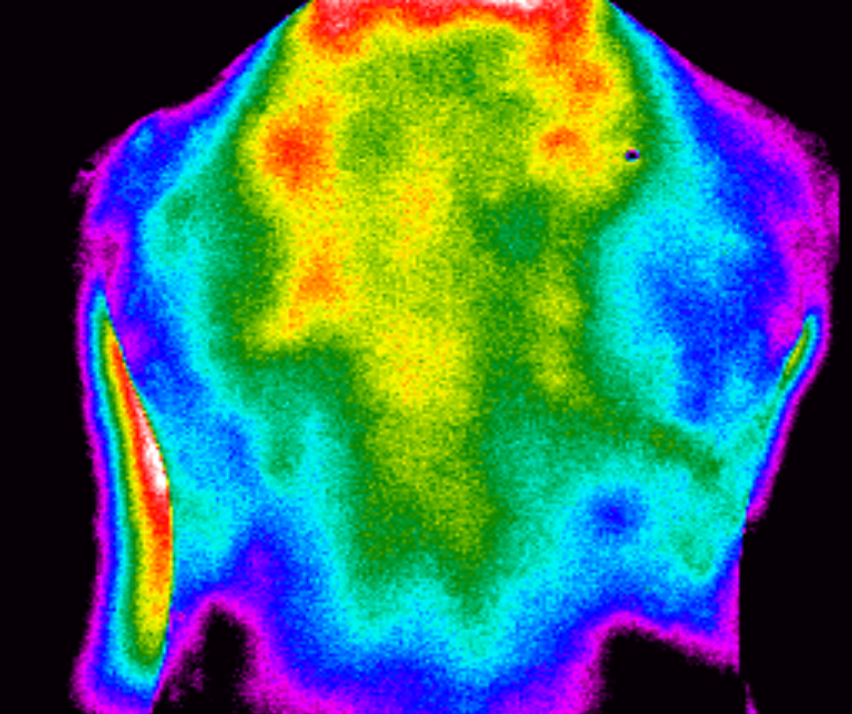
#> input picture 07-06-2020/inflammation.png, 852 x 714 px
$ jupyter execute 'Circle the Lung Inflammation Area.ipynb'   (shell and % lines are left out)
#> lines starting #> are read from the running program, lines starting #| are printed output that depends on the picture; after the words box and inside, x2 and y2 are one past the last pixel; in counts of white or black regions, pixels touching at a corner belong together
[cell 1]
import cv2
import numpy as np
import imutils
from matplotlib import pyplot as plt
from imutils import contours
from skimage import measure

[cell 2]
inflam_body = cv2.imread("inflammation.png")
#> inflam_body is the input picture: shape (714, 852, 3); mean B, G, R 98.8, 108.5, 62.4
normal_body = cv2.imread("normal.png")
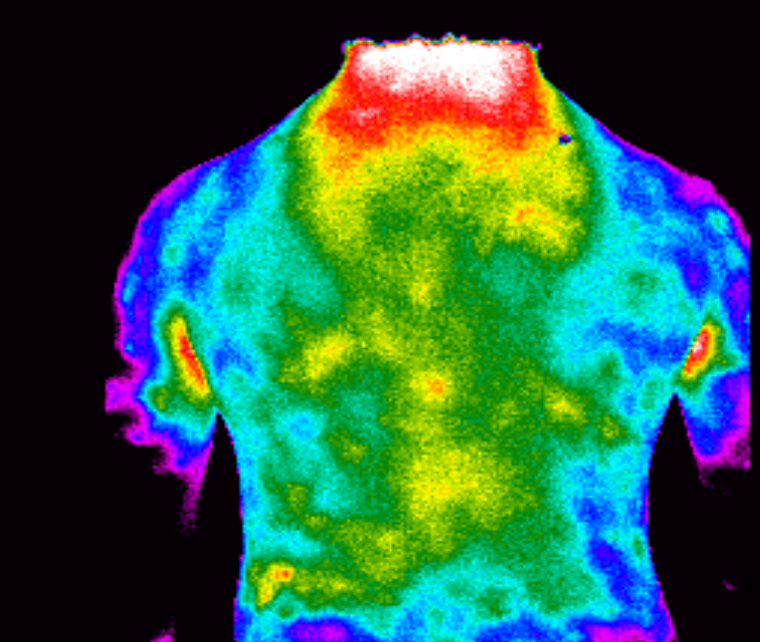
#> input picture 07-06-2020/normal.png, 760 x 642 px
#> normal_body is the input picture: shape (642, 760, 3); mean B, G, R 72.3, 95.1, 42.1

plt.figure(figsize=(20,10))
plt.subplot(121).set_title("Inflammation", size=20), plt.imshow(cv2.cvtColor(inflam_body, cv2.COLOR_BGR2RGB))
plt.subplot(122).set_title("Normal Status", size=20), plt.imshow(cv2.cvtColor(normal_body, cv2.COLOR_BGR2RGB))

plt.show()
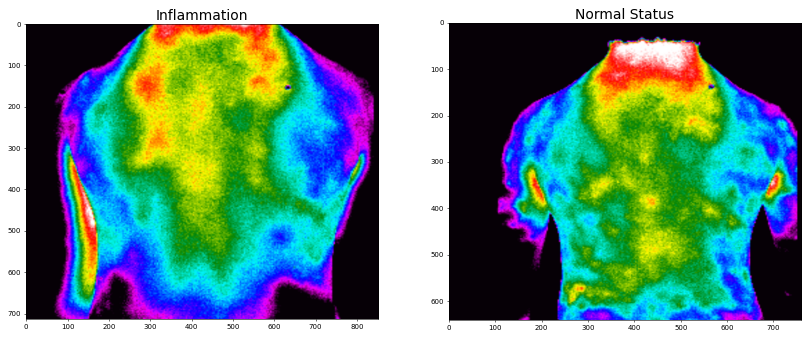
#> figure drawn by matplotlib, 2 panels

[cell 3]
plt.figure(figsize=(10,10))

inflam_lung = inflam_body[75:550, 175:700]

plt.imshow(cv2.cvtColor(inflam_lung, cv2.COLOR_BGR2RGB))
plt.show()

## 通过特定阈值过滤发炎（高温）区域

[cell 4]
plt.figure(figsize=(10,10))

lower = np.uint8([0, 0, 128])
upper = np.uint8([190, 190, 255])
inflam_mask = cv2.inRange(inflam_lung, lower, upper)
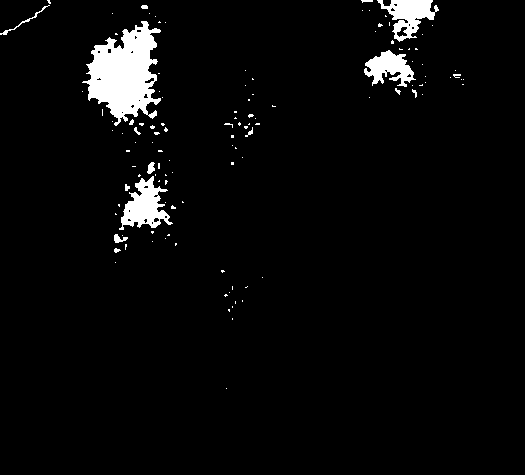
#> inflam_mask: shape (475, 525); 3.7% white; 120 white regions (103 under 20 px), largest, box (x1, y1, x2, y2) and area: (82, 21, 161, 126) 4694, (119, 176, 173, 230) 1428, (377, 0, 439, 42) 1226
cropped = cv2.bitwise_and(inflam_lung, inflam_lung, mask=inflam_mask)
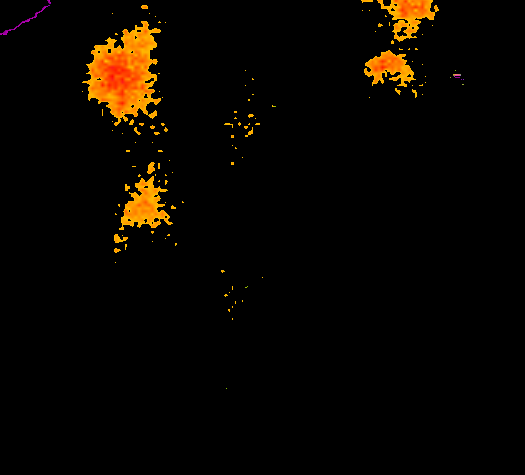
#> cropped: shape (475, 525, 3); mean B, G, R 0.1, 5.3, 9.4

plt.imshow(cv2.cvtColor(cropped, cv2.COLOR_BGR2RGB))
plt.show()

## 转换为灰度图片并使用高斯模糊降噪和光滑图片

[cell 5]
plt.figure(figsize=(10,10))

gray = cv2.cvtColor(cropped, cv2.COLOR_BGR2GRAY)
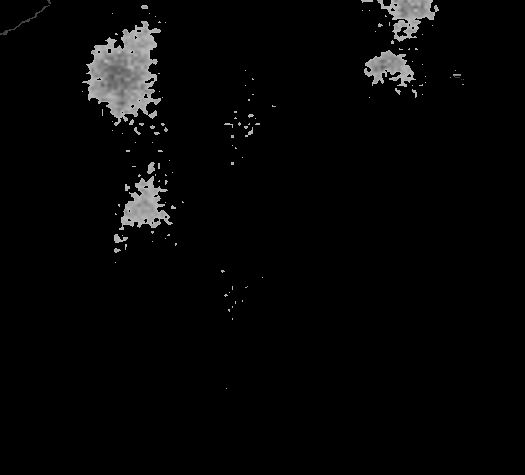
#> gray: shape (475, 525); min 0, max 188, mean 6
blurred = cv2.GaussianBlur(gray, (11, 11), 0)
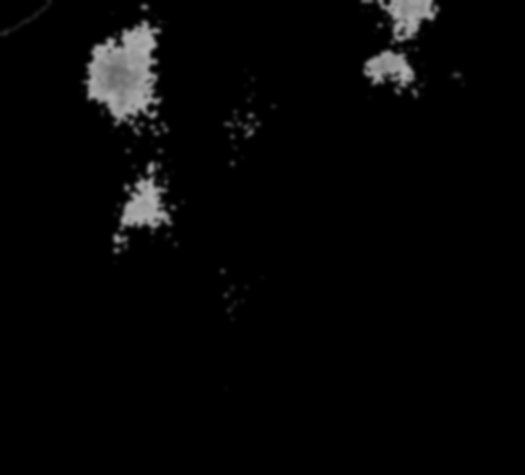
#> blurred: shape (475, 525); min 0, max 176, mean 6

plt.imshow(blurred, cmap='gray', vmin=0, vmax=255)
plt.show()

## 将图片转换以一定阈值转换为黑白图片，并通过腐蚀和膨胀实现降噪和光滑轮廓

[cell 6]
plt.figure(figsize=(10,10))

thresh = cv2.threshold(blurred, 50, 255, cv2.THRESH_BINARY)[1]
#> thresh: shape (475, 525); 4.2% white; 29 white regions (16 under 20 px), largest, box (x1, y1, x2, y2) and area: (84, 20, 161, 126) 5311, (119, 162, 172, 230) 1870, (377, 0, 439, 44) 1530
thresh = cv2.erode(thresh, None, iterations=2)
#> thresh: shape (475, 525); 3.1% white; 11 white regions (5 under 20 px), largest, box (x1, y1, x2, y2) and area: (88, 23, 158, 121) 4269, (122, 179, 168, 227) 1264, (382, 0, 436, 40) 1131, (366, 52, 413, 85) 905, (149, 165, 154, 172) 24, (115, 236, 124, 241) 20
thresh = cv2.dilate(thresh, None, iterations=4)
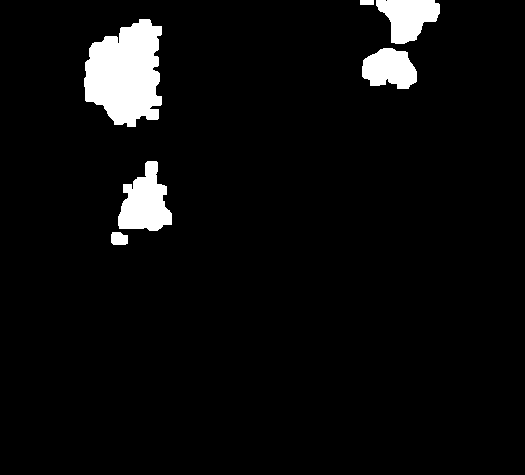
#> thresh: shape (475, 525); 5% white; 6 white regions, box (x1, y1, x2, y2) and area: (84, 19, 162, 127) 6184, (118, 161, 172, 231) 2413, (376, 0, 440, 44) 1844, (362, 48, 417, 89) 1683, (111, 232, 128, 245) 196, (360, 0, 374, 5) 70

plt.imshow(thresh, cmap='gray', vmin=0, vmax=255)
plt.show()

## 过滤较小区域，避免冗余选区

[cell 7]
plt.figure(figsize=(10,10))

labels = measure.label(thresh, connectivity=2, background=0)
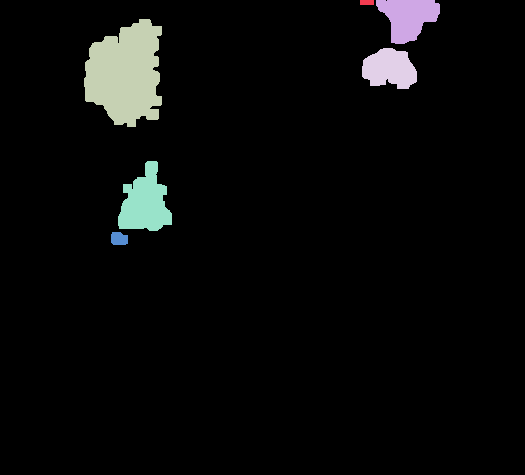
#> labels: shape (475, 525) int64; 7 distinct labels, from 0 to 6; one colour per label, 0 black
mask = np.zeros(thresh.shape, dtype="uint8")

for label in np.unique(labels):
    if label == 0:
        continue

    labelMask = np.zeros(thresh.shape, dtype="uint8")
    labelMask[labels == label] = 255
    numPixels = cv2.countNonZero(labelMask)

    if numPixels > 300:
        mask = cv2.add(mask, labelMask)
#> this loop made 7 passes
#> numPixels on passes 2 to 7: 70, 1844, 6184, 1683, 2413, 196
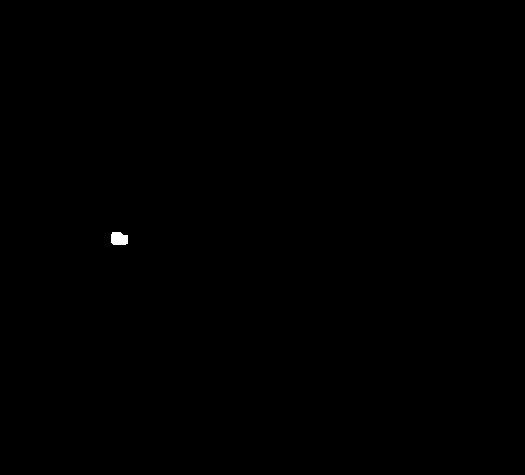
#> labelMask: shape (475, 525); 0.08% white; 1 white region, box (x1, y1, x2, y2) and area: (111, 232, 128, 245) 196
#> mask: shape (475, 525); 4.9% white; 4 white regions

plt.imshow(mask, cmap='gray', vmin=0, vmax=255)
plt.show()

## 在原图绘制圆形选区

[cell 8]
plt.figure(figsize=(10,10))

cnts = cv2.findContours(mask.copy(), cv2.RETR_EXTERNAL, cv2.CHAIN_APPROX_SIMPLE)
#> cnts = 4 contours; box (x1, y1, x2, y2) and area: (84, 19, 162, 127) 5996, (118, 161, 172, 231) 2294, (376, 0, 440, 44) 1752, (362, 48, 417, 89) 1602
cnts = imutils.grab_contours(cnts)
cnts = contours.sort_contours(cnts)[0]

for c in cnts:
    (x, y, w, h) = cv2.boundingRect(c)
    ((cX, cY), radius) = cv2.minEnclosingCircle(c)
    cv2.circle(inflam_lung, (int(cX), int(cY)), int(radius)+10, (0, 0, 255), 2)
#> this loop made 4 passes
#> (x, y, w, h, cX, cY, radius) on passes 1 to 4: (84, 19, 78, 108, 131.5, 71.5, 55.34), (118, 161, 54, 70, 142.8, 197.4, 38.75), (362, 48, 55, 41, 389.5, 70.5, 28.5), (376, 0, 64, 44, 406.8, 12.67, 33.33)
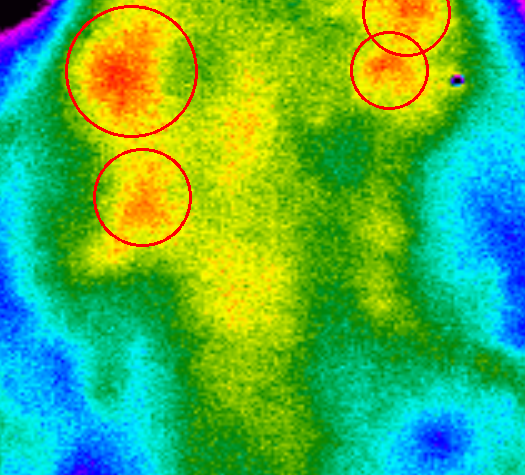
#> inflam_lung: shape (475, 525, 3); mean B, G, R 80, 180.5, 79.4

plt.imshow(cv2.cvtColor(inflam_lung, cv2.COLOR_BGR2RGB))
plt.show()
